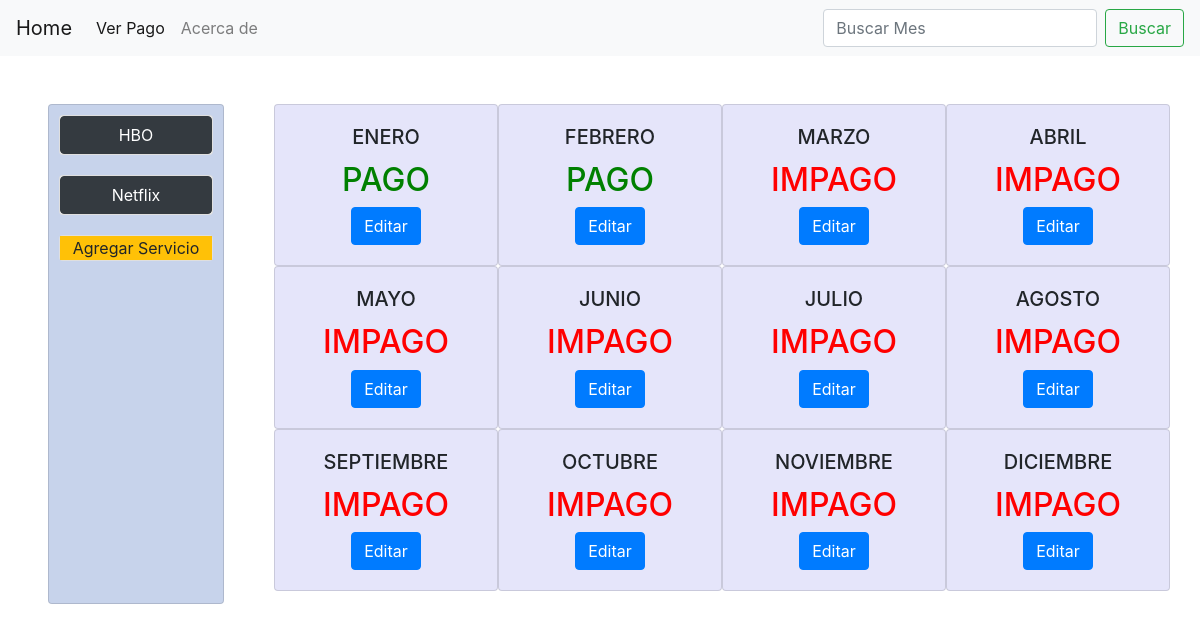
Before: /usuarios/administrador/ with the older database file.
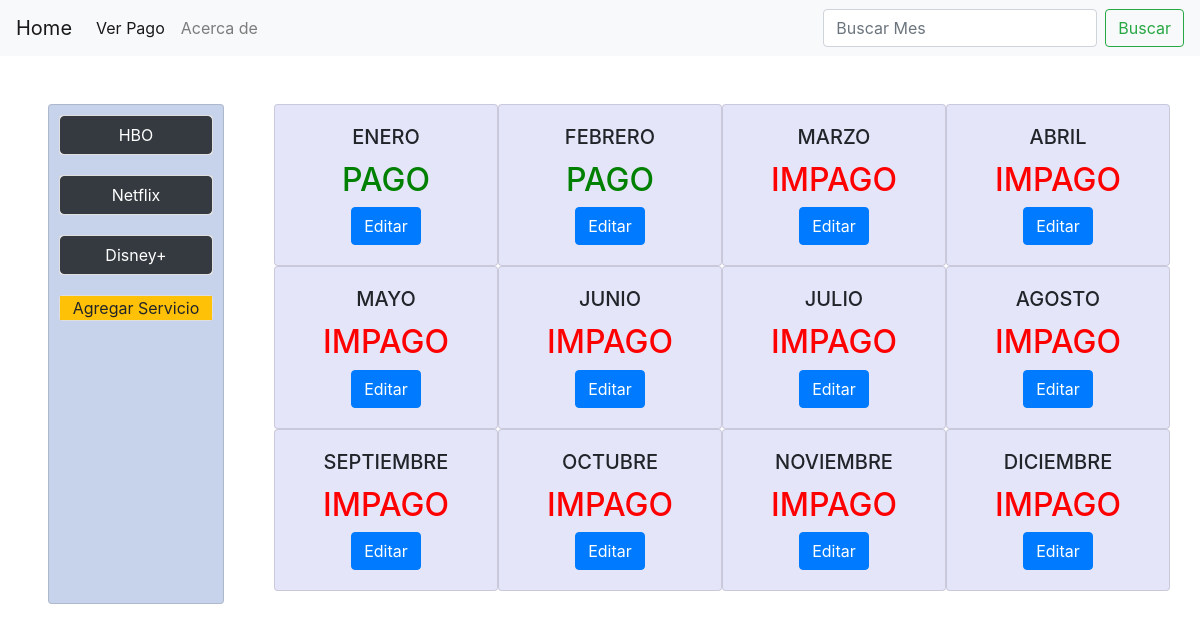
After: the same page with the newer database file.
### Servicios/models.py (models this page shows, shortened)
class Servicios(models.Model):
    servicio = models.CharField(max_length=40)
    precio = models.FloatField()
    descripcion =  models.CharField(max_length=40)
    habilitar = models.BooleanField(default=False)

class Meses(models.Model):
    nombre = models.CharField(max_length=40,null=True,blank=True)
    precio=models.FloatField()
    pagado=models.BooleanField(default=False)
    fecha= models.DateField (auto_now=False)

### Servicios/views.py (the view)
# urls.py: path('administrador/', lista_meses_admin, name='actualizar-mes'),
def lista_meses_admin(request):
    data=Meses.objects.all()
    data2=Servicios.objects.all()
    context={"meses": data, "servicios": data2}
    return  render(request,"administrador.html",context=context)

### templates/administrador.html (shortened to what this page needs)
{% extends "index.html" %}
{% block body %}
<body>
    <div class="container text-center m-5">
        <div class="row" style="height: 500px">
            <div class="card" style="width: 11rem;background-color:rgba(36, 85, 175, 0.253) ; ">
                {% for servicio in servicios %}
                <div class="card" style="margin: 10px;">
                    <a href="/usuarios/info-mes/{{servicio.servicio}}" type="button"
                    class="btn btn-dark">{{servicio.servicio}}</a>
                </div>
                {% endfor %}
                <div class="card" style="margin:10px">
                    <a href="/usuarios/agregar-servicio/" type="button" class="btn-warning">Agregar Servicio</a>
                </div>
            </div>
            <div class="col-10">
                <div class="row">
                    <div style="margin-left: 50px;" class="row" style="height: 800px;">
                        {% for mes in meses %}
                        <div class="card" style="width: 14rem;background-color:rgba(38, 41, 209, 0.116) ; ">
                            <div class="card-body">
                                <h5 class="card-title">{{mes.nombre}}</h5>
                                {% if mes.pagado %}
                                <h2 style="color: green">PAGO</h2>
                                {% else %}
                                <h2 style="color: red">IMPAGO</h2>
                                {% endif %}
                                <a href="/usuarios/actualizar-mes/{{mes.id}}" class="btn btn-primary">Editar</a>
                            </div>
                        </div>
                        {% endfor %}
                    </div>
                </div>
            </div>
        </div>
    </div>
</body>
{% endblock %}

### templates/index.html (shortened to what this page needs)
<!DOCTYPE html>
<html lang="en">
<head>
  <link rel="stylesheet" href="https://cdn.jsdelivr.net/npm/bootstrap@4.6.2/dist/css/bootstrap.min.css"
>
</head>
<body >
  <nav  class="navbar navbar-expand-lg navbar-light bg-light">
    <a class="navbar-brand" href="http://127.0.0.1:8000/">Home</a>
    <div style="align-content:center;" class="collapse navbar-collapse" id="navbarSupportedContent">
        <ul class="navbar-nav mr-auto">
            <li class="nav-item active">
                <a class="nav-link" href="/usuarios/ver-pagos/">Ver Pago</a>
            </li>
            <li class="nav-item">
                <a class="nav-link" href="#">Acerca de</a>
            </li>
        </ul>
        <form class="form-inline my-2 my-lg-0" action="/usuarios/buscar-mes/" method="GET">
        <input class="form-control mr-sm-2" type="search" placeholder="Buscar Mes" aria-label="Search" name = 'search'>
        <button class="btn btn-outline-success my-2 my-sm-0" type="submit">Buscar</button>
    </form>
    </div>
</nav>
{% block body %}{% endblock %}
</html>

Changed rows visible on the page:
added Servicios: servicio "Disney+"
